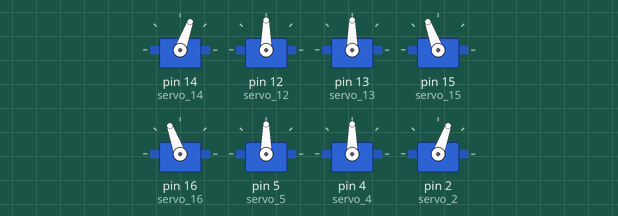
Bench run of a sketch on a simulated Arduino Uno, built with avr-gcc and run on an emulated ATmega328P. Shown: 8 × servo.

Above: at 0.05 s.
At 0.35 s:
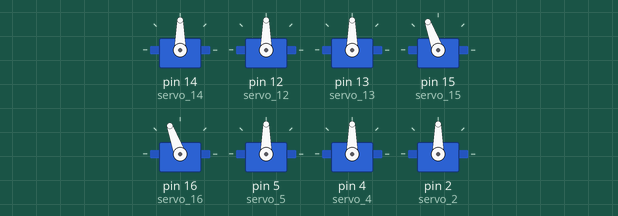
At 0.5 s:
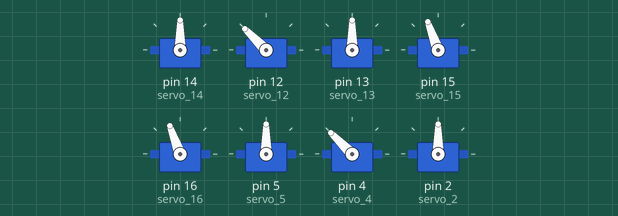
At 0.7 s:
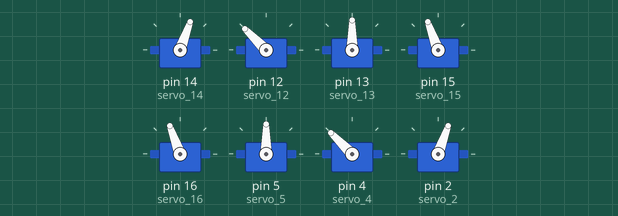
At 1.05 s:
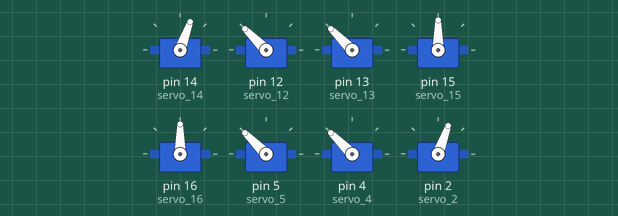
At 1.4 s:
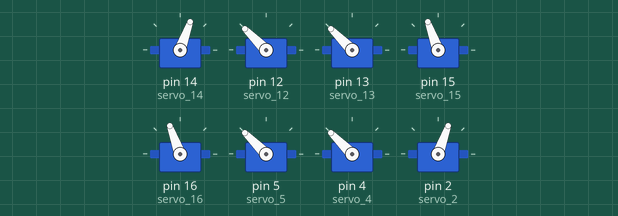
Timing chart, 0 to 3.7 s (numbered marks = the images above):
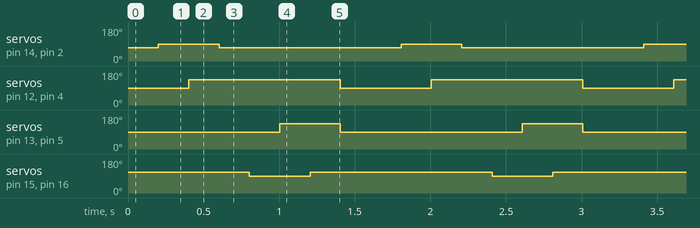

The sketch:

5.1turn_left.ino
```cpp
#include <Servo.h>
Servo servo_14;//Upper right [paw]
Servo servo_12;//Upper right [arm]
Servo servo_13;//Lower right [arm]
Servo servo_15;//Lower right [paw]
Servo servo_16;//Upper left [paw]
Servo servo_5;//Upper left [arm]
Servo servo_4;//Lower left [arm]
Servo servo_2;//Lower left [paw]


//Create an array of turns to the left. By default, the robot rotates 22.5 degrees
int array6[8][9] = {
//G14  G12  G13  G15  G16  G5  G4  G2  MS
{70, 90, 90, 110, 110, 90, 90, 70, 200},//Ready for standby
{90, 90, 90, 110, 110, 90, 90, 90, 200},//Right upper paw and left lower paw are raised
{90, 135, 90, 110, 110, 90,135, 90, 200},//Right upper arm forward, left lower arm back
{70, 135, 90, 110, 110, 90,135, 70, 200},//Right upper paw and left lower paw drop
{70, 135, 90, 90, 90, 90, 135, 70, 200},//The left upper paw and right lower paw are raised
{70, 135, 135, 90, 90, 135,135, 70, 200},//Put your upper left arm back and your lower right arm forward
{70, 135, 135, 110, 110, 135,135, 70, 200},//Left upper paw and right lower paw drop
{70, 90, 90, 110, 110, 90, 90, 70, 200},//Four arms rotation
};
//A function that sets the left turn
void turnleft() {
 for (int i = 0; i <= 7; i = i + 1) {
  servo_14.write(array6[i][0]);
  servo_12.write(array6[i][1]);
  servo_13.write(array6[i][2]);
  servo_15.write(array6[i][3]);
  servo_16.write(array6[i][4]);
  servo_5.write(array6[i][5]);
  servo_4.write(array6[i][6]);
  servo_2.write(array6[i][7]);
  delay(array6[i][8]);
 }
}

void setup(){
  servo_14.attach(14);
  servo_12.attach(12);
  servo_13.attach(13);
  servo_15.attach(15);
  servo_16.attach(16);
  servo_5.attach(5);
  servo_4.attach(4);
  servo_2.attach(2);
}

//Run the left turn
void loop() {
  turnleft();
}
```

Measured:
- by itself, servo on pin 14 (servo_14), servo on pin 2 (servo_2): alternates 90° for 0.40 s and 70° for 1.2 s
- by itself, servo on pin 12 (servo_12), servo on pin 4 (servo_4): alternates 135° for 1.0 s and 90° for 0.60 s
- by itself, servo on pin 13 (servo_13), servo on pin 5 (servo_5): alternates 135° for 0.40 s and 90° for 1.2 s
- by itself, servo on pin 15 (servo_15), servo on pin 16 (servo_16): alternates 110° for 1.2 s and 90° for 0.40 s
